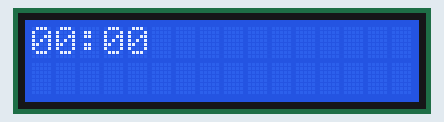
A sketch run on a simulated Arduino Uno, built with avr-gcc and run on an emulated ATmega328P. On the bench: 16×2 character LCD.

Above: at 0.1 s.
At 4.1 s:
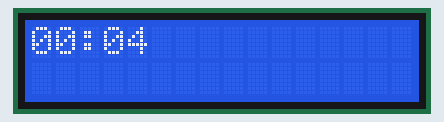
At 9.1 s:
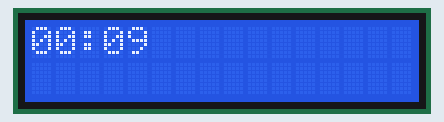
At 19.2 s:
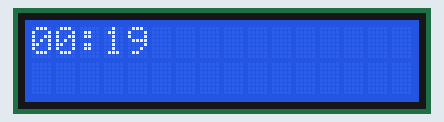
At 28.2 s:
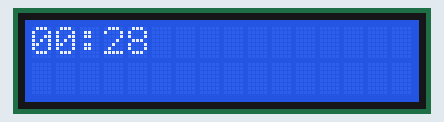
At 38.2 s:
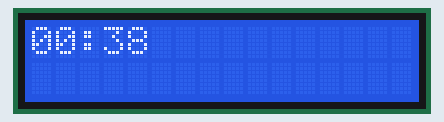

The sketch:

aaaaa.ino
```cpp
#include <ISALiquidCrystal.h>
ISALiquidCrystal lcd;

void setup() {
  // put your setup code here, to run once:
  lcd.begin();
}
int i=0;
void loop() {
  // put your main code here, to run repeatedly:
  int j=i/60;
  int k=i%60;
  if(j>9)
    lcd.print(j);
  else{
    lcd.print("0");
    lcd.print(j);
  }
  lcd.print(":");
  if(k>9)
    lcd.print(k);
  else{
    lcd.print("0");
    lcd.print(k);
  }

  i++;
  delay(1000);
  lcd.clear();

}
```

Measured:
- what the display in image 1 shows lasts 1.0 s, from 4.1 s to 5.1 s
